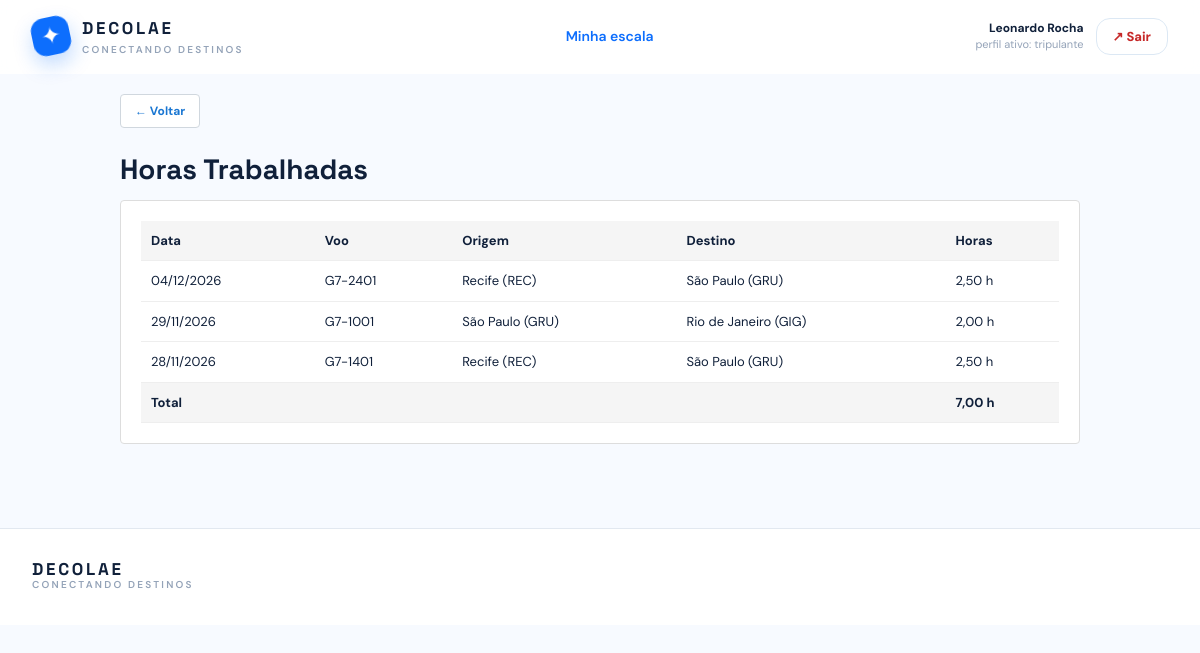
/tripulante-horas.php (signed in), run on the app's committed database.
### tables this page shows
CREATE TABLE `usuario` (
  `cpf` char(11) NOT NULL,
  `nome_completo` varchar(120) NOT NULL,
  `email` varchar(160) NOT NULL,
  `senha` varchar(255) NOT NULL,
  `endereco` varchar(255) NOT NULL,
  `telefone` varchar(15) DEFAULT NULL
);

CREATE TABLE `voo` (
  `id` int(10) UNSIGNED NOT NULL,
  `numero_voo` varchar(12) NOT NULL,
  `data_voo` date NOT NULL,
  `trajeto_id` int(10) UNSIGNED NOT NULL,
  `aeronave_id` int(10) UNSIGNED NOT NULL,
  `admin_cpf` char(11) NOT NULL,
  `valor_base` decimal(10,2) NOT NULL DEFAULT 649.90,
  `status` enum('programado','embarque','concluido','cancelado') NOT NULL DEFAULT 'programado',
  `data_atualizacao` timestamp NULL DEFAULT current_timestamp() ON UPDATE current_timestamp(),
  `versao` int(10) UNSIGNED DEFAULT 1
);

CREATE TABLE `trajeto` (
  `id` int(10) UNSIGNED NOT NULL,
  `origem` varchar(60) NOT NULL,
  `destino` varchar(60) NOT NULL,
  `h_partida` time NOT NULL,
  `h_chegada` time NOT NULL,
  `gerente_cpf` char(11) NOT NULL
);

### includes/functions.php (called while the page is built, shortened)
<?php
function esc(mixed $valor): string
{
    return htmlspecialchars((string) $valor, ENT_QUOTES, 'UTF-8');
}
function obter_usuario_atual(PDO $conexao): ?array
{
    $cpf = $_SESSION['cpf_usuario'] ?? null;
    $comando = $conexao->prepare(
        'SELECT cpf, nome_completo, email, endereco FROM usuario WHERE cpf = ?'
    );
    $comando->execute([$cpf]);
    $usuario = $comando->fetch();
    $consulta_papeis = "
        SELECT 'gerente' AS papel FROM gerente WHERE cpf = ?
        UNION ALL
        SELECT 'tripulante' FROM tripulante WHERE cpf = ?
        UNION ALL
        SELECT 'admin' FROM admin WHERE cpf = ?
        UNION ALL
        SELECT 'cliente' FROM cliente WHERE cpf = ?
        ORDER BY papel
    ";
    $comando_papeis = $conexao->prepare($consulta_papeis);
    $comando_papeis->execute([$cpf, $cpf, $cpf, $cpf]);
    $usuario['papeis'] = array_column($comando_papeis->fetchAll(), 'papel');
    $usuario['papel_atual'] = $_SESSION['papel_usuario'] ?? null;
    return $usuario;
}
function exigir_autenticacao(PDO $conexao, ?string $papel = null): array
{
    $usuario = obter_usuario_atual($conexao);
    return $usuario;
}
function exigir_papel(PDO $conexao, string $papel): array
{
    return exigir_autenticacao($conexao, $papel);
}

### tripulante-horas.php (the view, shortened to what this page needs)
<?php
require_once __DIR__ . '/includes/functions.php';
require_once __DIR__ . '/includes/layout.php';
$conexao_pdo = db();
$usuario_logado = exigir_papel($conexao_pdo, 'tripulante');
$comando = $conexao_pdo->prepare(
    "SELECT v.numero_voo, v.data_voo, t.origem, t.destino,
            ROUND(MOD(TIME_TO_SEC(t.h_chegada) - TIME_TO_SEC(t.h_partida) + 86400, 86400) / 3600, 2) AS horas_trabalhadas
     FROM escala e
     JOIN voo v ON v.id = e.voo_id
     JOIN trajeto t ON t.id = v.trajeto_id
     WHERE e.tripulante_cpf = ?
     ORDER BY v.data_voo DESC, t.h_partida DESC"
);
$comando->execute([$usuario_logado['cpf']]);
$voos = $comando->fetchAll();
$total_horas = array_sum(array_map(static fn(array $voo): float => (float) $voo['horas_trabalhadas'], $voos));
function formatar_horas(float $horas): string
{
    return number_format($horas, 2, ',', '.') . ' h';
}
renderizar_cabecalho('Horas trabalhadas', $usuario_logado);
?>
<div class="pagina-tripulante">
  <a class="botao-pequeno" href="tripulante.php" style="margin-bottom: 20px;">← Voltar</a>
  <h1 class="titulo-pagina titulo-pagina-compacto">Horas Trabalhadas</h1>
  <?php if ($voos): ?>
    <div class="cartao-formulario" style="overflow-x: auto;">
      <table class="tabela-operacional">
        <thead>
          <tr>
            <th>Data</th>
            <th>Voo</th>
            <th>Origem</th>
            <th>Destino</th>
            <th>Horas</th>
          </tr>
        </thead>
        <tbody>
          <?php foreach ($voos as $voo): ?>
            <tr>
              <td><?= esc((new DateTime($voo['data_voo']))->format('d/m/Y')) ?></td>
              <td><?= esc($voo['numero_voo']) ?></td>
              <td><?= esc($voo['origem']) ?></td>
              <td><?= esc($voo['destino']) ?></td>
              <td><?= esc(formatar_horas((float) $voo['horas_trabalhadas'])) ?></td>
            </tr>
          <?php endforeach; ?>
        </tbody>
        <tfoot>
          <tr>
            <th colspan="4">Total</th>
            <th><?= esc(formatar_horas($total_horas)) ?></th>
          </tr>
        </tfoot>
      </table>
    </div>
  <?php else: ?>
    <div class="estado-vazio-escala">
      <p>Nenhuma hora registrada.</p>
    </div>
  <?php endif; ?>
</div>
<?php renderizar_rodape(); ?>

### includes/layout.php (shortened to what this page needs)
<?php
function renderizar_cabecalho(string $titulo, ?array $usuario = null): void
{
    $papel_ativo = $usuario['papel_atual'] ?? null;
    ?>
<!doctype html>
<html lang="pt-BR">
<head>
    <script src="https://cdn.tailwindcss.com"></script>
    <link rel="stylesheet" href="assets/css/app.css?v=<?= filemtime(__DIR__ . '/../assets/css/app.css') ?>">
</head>
<body class="bg-[#f7faff] text-ink antialiased">
<header class="sticky top-0 z-30 border-b border-white/60 bg-white/90 backdrop-blur">
    <div class="mx-auto flex max-w-7xl items-center justify-between px-5 py-4 lg:px-8">
        <a href="index.php" class="flex items-center gap-3" aria-label="Página inicial">
            <span class="brand-mark">✦</span>
            <span>
                <span class="brand-name">DECOLAE</span>
                <span class="hidden text-[10px] font-semibold uppercase tracking-[.22em] text-slate-400 sm:block">
                    conectando destinos
                </span>
            </span>
        </a>
        <nav class="hidden items-center gap-6 text-sm font-semibold text-slate-500 md:flex">
            <?php if ($papel_ativo === 'tripulante'): ?>
                <a class="nav-link active" href="tripulante.php">Minha escala</a>
            <?php endif; ?>
        </nav>
        <div class="flex items-center gap-3">
            <?php if ($usuario): ?>
                <div class="hidden text-right sm:block">
                    <p class="text-xs font-bold text-ink">
                        <?= esc($usuario['nome_completo']) ?>
                    </p>
                    <p class="text-[11px] text-slate-400">
                        perfil ativo: <?= esc($papel_ativo ?? '—') ?>
                    </p>
                </div>
                <a class="secondary-btn botao-perigo px-4 py-2" href="logout.php">↗ Sair</a>
            <?php endif; ?>
        </div>
    </div>
</header>
<main>
<?php
}
function renderizar_rodape(): void
{
    ?>
</main>
<footer class="mt-16 border-t border-slate-200 bg-white">
    <div class="mx-auto flex max-w-7xl flex-col gap-3 px-5 py-8 text-xs text-slate-500 sm:flex-row sm:items-center sm:justify-between lg:px-8">
        <p>
            <span class="brand-name">DECOLAE</span>
            <span class="block text-[10px] font-semibold uppercase tracking-[.22em] text-slate-400">
                conectando destinos
            </span>
        </p>
    </div>
</footer>
</body>
</html>
<?php
}

### assets/css/app.css (style rules this page uses)
:root { --ink: #10203a; --navy: #102d52; --ocean: #0d6efd; --sky: #eaf5ff; --coral: #ff6b4a; }
* { box-sizing: border-box; }
body { font-family: 'DM Sans', sans-serif; }
.font-display, h1, h2, h3, .brand-name { font-family: 'Space Grotesk', sans-serif; }
.brand-mark { display: grid; width: 38px; height: 38px; place-items: center; border-radius: 13px; background: var(--ocean); color: #fff; font-size: 24px; transform: rotate(-12deg); box-shadow: 0 9px 20px rgba(13, 110, 253, .25); }
.brand-name { display: block; color: var(--ink); font-size: 17px; font-weight: 700; letter-spacing: .16em; }
.nav-link { transition: color .2s ease; }
.nav-link:hover, .nav-link.active { color: var(--ocean); }
.primary-btn, .secondary-btn { display: inline-flex; align-items: center; justify-content: center; gap: 12px; border-radius: 14px; padding: 0 21px; font-size: 13px; font-weight: 800; transition: transform .2s, box-shadow .2s, background .2s; }
.secondary-btn { border: 1px solid #dce8f4; background: #fff; padding-top: 12px; padding-bottom: 12px; color: var(--ocean); }
.pagina-gerencia, .pagina-administracao, .pagina-tripulante { max-width: 1200px; margin: 0 auto; padding: 20px; }
.pagina-tripulante { max-width: 1000px; }
.titulo-pagina { margin: 0 0 20px; font-size: 28px; font-weight: bold; }
.titulo-pagina-compacto { margin-bottom: 10px; }
.cartao-formulario { border: 1px solid #ddd; border-radius: 4px; background: #fff; padding: 20px; }
.tabela-operacional { width: 100%; border-collapse: collapse; font-size: 13px; }
.tabela-operacional th, .tabela-operacional td { border-bottom: 1px solid #eee; padding: 10px; text-align: left; }
.tabela-operacional th { background: #f5f5f5; font-weight: bold; }
.botao-perigo { color: #c62828; cursor: pointer; }
.botao-pequeno { display: inline-flex; align-items: center; justify-content: center; border: 1px solid #d0d7de; border-radius: 4px; background: #fff; padding: 7px 14px; color: #1976d2; font-size: 12px; font-weight: bold; text-decoration: none; cursor: pointer; }

### data on the page
usuario: nome_completo "Leonardo Rocha"
voo: data_voo "04/12/2026", numero_voo "G7-2401", trajeto.origem "Recife (REC)", trajeto.destino "São Paulo (GRU)", horas_trabalhadas "2,50 h"
voo: data_voo "29/11/2026", numero_voo "G7-1001", trajeto.origem "São Paulo (GRU)", trajeto.destino "Rio de Janeiro (GIG)", horas_trabalhadas "2,00 h"
voo: data_voo "28/11/2026", numero_voo "G7-1401", trajeto.origem "Recife (REC)", trajeto.destino "São Paulo (GRU)", horas_trabalhadas "2,50 h"

### other printed values
$papel_ativo "tripulante"
formatar_horas($total_horas) "7,00 h"
